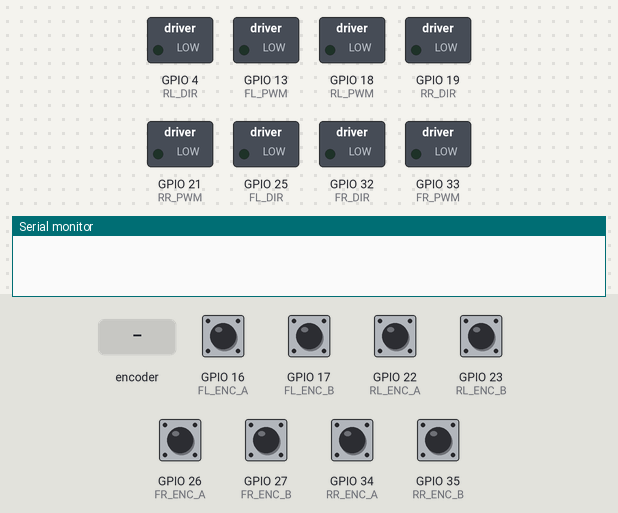
This sketch was run on a simulated ESP32. Shown: switched loads named in the sketch (green lamp = pin HIGH), the last lines printed to the serial monitor. The inputs (shaded band) are chosen by the test bench; at power-on: GPIO 16 (FL_ENC_A), GPIO 17 (FL_ENC_B), GPIO 22 (RL_ENC_A), GPIO 23 (RL_ENC_B), GPIO 26 (FR_ENC_A), GPIO 27 (FR_ENC_B), GPIO 34 (RR_ENC_A), GPIO 35 (RR_ENC_B) HIGH.

Above: at 0.0 s.
At 4.26 s:
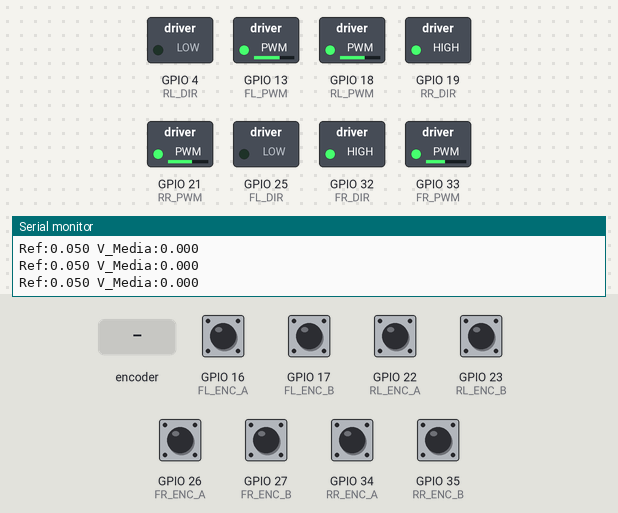
4.3 s: rotary encoder on GPIO 16 (FL_ENC_A) / GPIO 17 (FL_ENC_B) turned 1 step (first pin leading)
At 8.6 s:
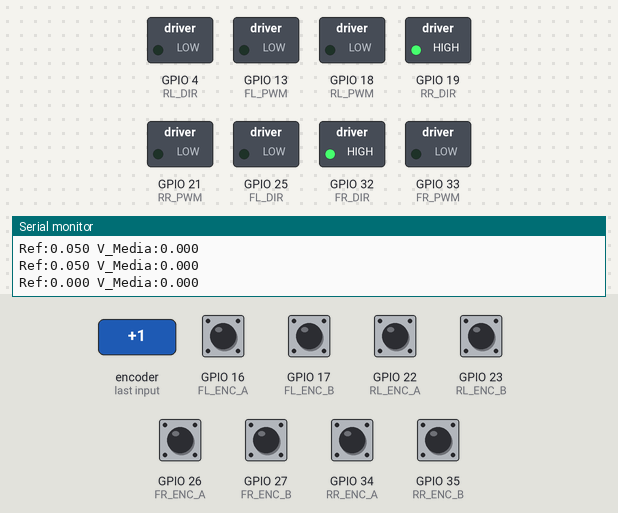
Timing chart, 0 to 10.1 s (numbered marks = the images above; inputs shaded):
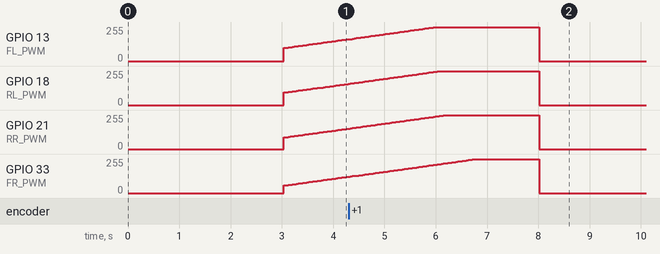

The sketch:

PruebaAvanceRecto.ino
```cpp
#include <Arduino.h>

portMUX_TYPE mux = portMUX_INITIALIZER_UNLOCKED;

// ================================================================
//  ZONA DE CONFIGURACIÓN DEL CHASIS
// ================================================================
float Kp = 159.7;
float Ki = 1078;

// Compensación de fricción individual de tus 4 motores
const int base_FL = 89;
const int base_FR = 47;
const int base_RL = 84;
const int base_RR = 78;

// ================================================================
//  PINES Y CONFIGURACIÓN PWM
// ================================================================
#define FL_PWM 13
#define FL_DIR 25
#define FR_PWM 33
#define FR_DIR 32
#define RL_PWM 18
#define RL_DIR 4
#define RR_PWM 21
#define RR_DIR 19

#define FL_ENC_A 16
#define FL_ENC_B 17
#define FR_ENC_A 26
#define FR_ENC_B 27
#define RL_ENC_A 22
#define RL_ENC_B 23
#define RR_ENC_A 34
#define RR_ENC_B 35

const int freq = 1000;
const int resolution = 8;

// ================================================================
//  CONSTANTES
// ================================================================
const float RADIO_RUEDA = 0.0325;
const int PPR_MOTOR = 11;
const int GEAR_RATIO = 34;
const int COUNTS_PER_REV = (PPR_MOTOR * GEAR_RATIO) * 4;
const float rads_por_cuenta = (2.0f * PI) / (float)COUNTS_PER_REV;

const unsigned long ventana_us = 40000; // 40ms

// ================================================================
//  VARIABLES DE ESTADO
// ================================================================
volatile long cont_FL = 0, cont_FR = 0, cont_RL = 0, cont_RR = 0;
long prev_FL = 0, prev_FR = 0, prev_RL = 0, prev_RR = 0;

unsigned long lastWindowUs = 0;
unsigned long t_inicio_prueba = 0;

// Variables PID independientes para cada rueda
double errSum_FL = 0, errSum_FR = 0, errSum_RL = 0, errSum_RR = 0;

float vel_deseada_ms = 0.0;
bool ensayo_finalizado = false;

// ================================================================
//  INTERRUPCIONES
// ================================================================
void IRAM_ATTR isr_FL_A() { (digitalRead(FL_ENC_A) != digitalRead(FL_ENC_B)) ? cont_FL-- : cont_FL++; }
void IRAM_ATTR isr_FR_A() { (digitalRead(FR_ENC_A) != digitalRead(FR_ENC_B)) ? cont_FR-- : cont_FR++; }
void IRAM_ATTR isr_RL_A() { (digitalRead(RL_ENC_A) != digitalRead(RL_ENC_B)) ? cont_RL-- : cont_RL++; }
void IRAM_ATTR isr_RR_A() { (digitalRead(RR_ENC_A) != digitalRead(RR_ENC_B)) ? cont_RR-- : cont_RR++; }
void IRAM_ATTR isr_FL_B() { (digitalRead(FL_ENC_A) == digitalRead(FL_ENC_B)) ? cont_FL-- : cont_FL++; }
void IRAM_ATTR isr_FR_B() { (digitalRead(FR_ENC_A) == digitalRead(FR_ENC_B)) ? cont_FR-- : cont_FR++; }
void IRAM_ATTR isr_RL_B() { (digitalRead(RL_ENC_A) == digitalRead(RL_ENC_B)) ? cont_RL-- : cont_RL++; }
void IRAM_ATTR isr_RR_B() { (digitalRead(RR_ENC_A) == digitalRead(RR_ENC_B)) ? cont_RR-- : cont_RR++; }

// ================================================================
//  FUNCIÓN PID AISLADA PARA REUTILIZAR EN LAS 4 RUEDAS
// ================================================================
int calcular_pwm_rueda(float v_deseada, float v_actual, double &memoria_integral, int pwm_base_motor) {
  // Si ordenamos parar, reseteamos memoria y cortamos corriente
  if (v_deseada == 0.0) {
    memoria_integral = 0;
    return 0;
  }

  double dt = (double)ventana_us / 1000000.0;
  double error = v_deseada - v_actual;
  memoria_integral += (error * dt);

  // Anti-Windup adaptado a cada motor
  double limite_integral = (255.0 - pwm_base_motor) / Ki;
  if (memoria_integral > limite_integral) memoria_integral = limite_integral;
  else if (memoria_integral < -limite_integral) memoria_integral = -limite_integral;

  double Output = (Kp * error) + (Ki * memoria_integral);

  int pwm_final = 0;

  // Lógica solo hacia adelante (con freno por inercia si se pasa)
  if (v_deseada > 0.0) {
    if (Output > 0) {
      pwm_final = pwm_base_motor + (int)Output;
    } else {
      pwm_final = 0; // Freno seguro
    }
  }

  if (pwm_final > 255) pwm_final = 255;

  return pwm_final;
}

// ================================================================
//  SETUP
// ================================================================
void setup() {
  Serial.begin(115200);
  delay(3000); // 3 segundos para poner el robot en el suelo

  pinMode(FL_DIR, OUTPUT); pinMode(RL_DIR, OUTPUT);
  pinMode(FR_DIR, OUTPUT); pinMode(RR_DIR, OUTPUT);

  // Configurar las direcciones físicas para avanzar recto
  digitalWrite(FL_DIR, LOW);
  digitalWrite(RL_DIR, LOW);
  digitalWrite(FR_DIR, HIGH); // Motores derechos van invertidos
  digitalWrite(RR_DIR, HIGH);

  ledcAttach(FL_PWM, freq, resolution);
  ledcAttach(FR_PWM, freq, resolution);
  ledcAttach(RL_PWM, freq, resolution);
  ledcAttach(RR_PWM, freq, resolution);

  attachInterrupt(digitalPinToInterrupt(FL_ENC_A), isr_FL_A, CHANGE);
  attachInterrupt(digitalPinToInterrupt(FL_ENC_B), isr_FL_B, CHANGE);
  attachInterrupt(digitalPinToInterrupt(FR_ENC_A), isr_FR_A, CHANGE);
  attachInterrupt(digitalPinToInterrupt(FR_ENC_B), isr_FR_B, CHANGE);
  attachInterrupt(digitalPinToInterrupt(RL_ENC_A), isr_RL_A, CHANGE);
  attachInterrupt(digitalPinToInterrupt(RL_ENC_B), isr_RL_B, CHANGE);
  attachInterrupt(digitalPinToInterrupt(RR_ENC_A), isr_RR_A, CHANGE);
  attachInterrupt(digitalPinToInterrupt(RR_ENC_B), isr_RR_B, CHANGE);

  lastWindowUs = micros();
  t_inicio_prueba = millis();
}

// ================================================================
//  LOOP
// ================================================================
void loop() {
  if (ensayo_finalizado) {
    ledcWrite(FL_PWM, 0); ledcWrite(FR_PWM, 0);
    ledcWrite(RL_PWM, 0); ledcWrite(RR_PWM, 0);
    return;
  }

  unsigned long ahora_us = micros();

  if ((ahora_us - lastWindowUs) >= ventana_us) {
    unsigned long ventana_real_us = ahora_us - lastWindowUs;
    lastWindowUs = ahora_us;

    // 1. GENERAR PERFIL DE VELOCIDADES (5 segundos)
    unsigned long tiempo_desde_inicio = millis() - t_inicio_prueba;

    if (tiempo_desde_inicio < 5000) {
      vel_deseada_ms = 0.05; // 0.3 m/s para asegurar un arranque fluido
    } else {
      vel_deseada_ms = 0.0;
      ensayo_finalizado = true;
    }

    // 2. LEER ENCODERS
    portENTER_CRITICAL(&mux);
    long current_FL = cont_FL; long current_FR = cont_FR;
    long current_RL = cont_RL; long current_RR = cont_RR;
    portEXIT_CRITICAL(&mux);

    long delta_FL = current_FL - prev_FL;
    long delta_FR = current_FR - prev_FR;
    long delta_RL = current_RL - prev_RL;
    long delta_RR = current_RR - prev_RR;

    prev_FL = current_FL; prev_FR = current_FR;
    prev_RL = current_RL; prev_RR = current_RR;

    // 3. CALCULAR VELOCIDADES INDIVIDUALES
    float rads_FL = -(((float)delta_FL * 1000000.0f) / (float)ventana_real_us) * rads_por_cuenta;
    float rads_FR = (((float)delta_FR * 1000000.0f) / (float)ventana_real_us) * rads_por_cuenta;
    float rads_RL = -(((float)delta_RL * 1000000.0f) / (float)ventana_real_us) * rads_por_cuenta;
    float rads_RR = (((float)delta_RR * 1000000.0f) / (float)ventana_real_us) * rads_por_cuenta;

    float v_FL = rads_FL * RADIO_RUEDA;
    float v_FR = rads_FR * RADIO_RUEDA;
    float v_RL = rads_RL * RADIO_RUEDA;
    float v_RR = rads_RR * RADIO_RUEDA;

    // 4. APLICAR PID A CADA RUEDA
    int pwm_FL = calcular_pwm_rueda(vel_deseada_ms, v_FL, errSum_FL, base_FL);
    int pwm_FR = calcular_pwm_rueda(vel_deseada_ms, v_FR, errSum_FR, base_FR);
    int pwm_RL = calcular_pwm_rueda(vel_deseada_ms, v_RL, errSum_RL, base_RL);
    int pwm_RR = calcular_pwm_rueda(vel_deseada_ms, v_RR, errSum_RR, base_RR);

    // 5. ESCRIBIR PWM
    ledcWrite(FL_PWM, pwm_FL);
    ledcWrite(FR_PWM, pwm_FR);
    ledcWrite(RL_PWM, pwm_RL);
    ledcWrite(RR_PWM, pwm_RR);

    // 6. IMPRIMIR DATOS (Solo la referencia y la media para no saturar el Plotter)
    float v_media = (v_FL + v_FR + v_RL + v_RR) / 4.0;

    Serial.print("Ref:"); Serial.print(vel_deseada_ms, 3); Serial.print(" ");
    Serial.print("V_Media:"); Serial.println(v_media, 3);
  }
}
```

Measured:
- by itself, GPIO 13 (FL_PWM): rises from 164/255 to 255/255 in 1.7 s, then falls to 0/255 in 2.0 s
- by itself, GPIO 18 (RL_PWM): rises from 159/255 to 255/255 in 1.7 s, then falls to 0/255 in 1.9 s
- by itself, GPIO 21 (RR_PWM): rises from 153/255 to 255/255 in 1.9 s, then falls to 0/255 in 1.8 s
- by itself, GPIO 33 (FR_PWM): rises from 123/255 to 255/255 in 2.4 s, then falls to 0/255 in 1.3 s
